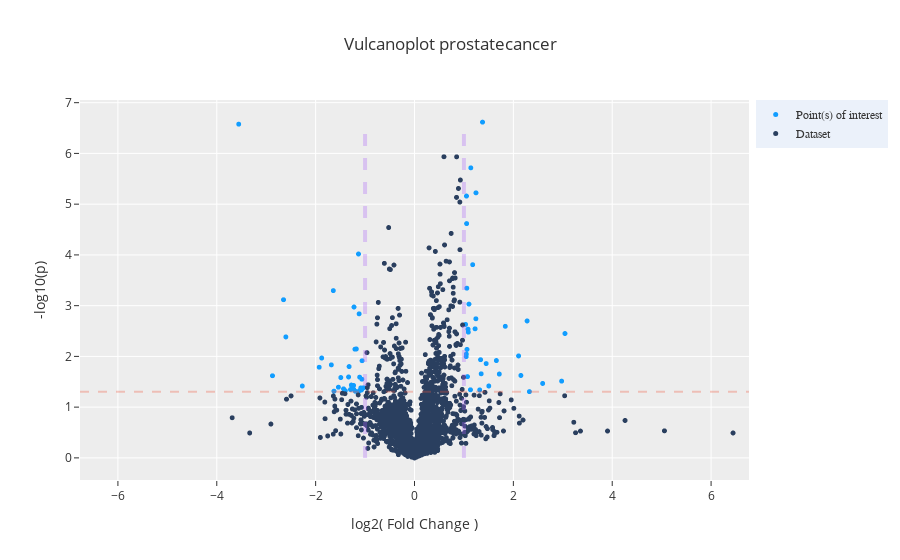

Here is the notebook cell this chart was saved with:
### Code cell
i = "pancreaticcancer"
dash_bio.VolcanoPlot(dataframe=d[i].reset_index(), **params)

### Figure 1 — Plotly figure (JSON) as saved in the notebook; plotly's stock layout.template omitted (floating-point values rounded to 4 significant figures; data arrays with more than 128 entries replaced by an {"elided": "..."} marker saying what was removed)
{"data": [{"marker": {"color": "#119DFF", "size": 5}, "mode": "markers", "name": "Point(s) of interest", "text": ["SNP: O14744", "SNP: O43852", "SNP: P00915", "SNP: P01236", "SNP: P02042", "SNP: P02792", "SNP: P02794", "SNP: P02795;P13640;P80297", "SNP: P05186", "SNP: P07477", "SNP: P07996", "SNP: P08397", "SNP: P08473", "SNP: P10768", "SNP: P15090", "SNP: P18065", "SNP: P22894", "SNP: P29279", "SNP: P35442", "SNP: P62805", "SNP: P62829", "SNP: P69891", "SNP: P69905", "SNP: Q01995", "SNP: Q06141", "SNP: Q08830", "SNP: Q14766", "SNP: Q5ZPR3", "SNP: Q8N6Q3", "SNP: Q8WW52", "SNP: Q9BYE9", "SNP: Q9H4A3", "SNP: Q9Y279", "SNP: A0A075B6I0", "SNP: A0A075B6J1", "SNP: A0A075B6J9", "SNP: A0A075B6R2", "SNP: A0A075B6R9;A0A0C4DH68", "SNP: A0A075B6S2", "SNP: A0A0B4J1U7", "SNP: A0A0B4J1Y9", "SNP: A0A0C4DH24", "SNP: A0A0C4DH43", "SNP: P01597;P04432", "SNP: P01602", "SNP: P01624", "SNP: P01704", "SNP: P01706", "SNP: P01718", "SNP: P01834", "SNP: P01871", "SNP: P02786", "SNP: P02787", "SNP: P04430", "SNP: P06331", "SNP: P06732", "SNP: P08758", "SNP: P0DOX3", "SNP: P0DOX5", "SNP: P14598", "SNP: P29373", "SNP: P41159", "SNP: Q09327", "SNP: Q15080", "SNP: Q6UXD5", "SNP: Q6UXH0"], "type": "scattergl", "x": [1.072, 1.049, 1.051, 1.837, 1.716, 2.106, 1.226, 1.349, 1.243, 2.153, 1.082, 1.177, 1.319, 1.046, 1.337, 1.054, 2.977, 1.242, 1.089, 1.132, 1.033, 3.044, 1.503, 1.376, 1.45, 1.102, 1.062, 1.058, 2.593, 1.656, 2.278, 2.324, 1.139, -1.878, -1.294, -1.54, -1.323, -1.233, -1.23, -1.072, -1.109, -2.603, -2.27, -1.333, -1.133, -1.278, -1.682, -1.928, -1.399, -1.491, -1.204, -1.642, -3.556, -1.435, -1.111, -1.032, -1.196, -2.649, -1.176, -1.087, -2.874, -1.224, -1.06, -1.629, -1.065, -1.12], "y": [1.601, 2.045, 5.16, 2.593, 1.652, 2.009, 2.544, 1.657, 5.223, 1.624, 2.537, 3.807, 1.339, 1.996, 1.935, 4.617, 1.513, 2.741, 2.478, 1.342, 2.63, 2.451, 1.416, 6.617, 1.858, 3.031, 2.138, 3.344, 1.467, 1.918, 2.699, 1.306, 5.716, 1.968, 1.347, 1.393, 1.799, 1.427, 1.35, 1.338, 1.591, 2.384, 1.416, 1.595, 4.018, 1.435, 1.833, 1.787, 1.323, 1.583, 2.142, 3.296, 6.577, 1.36, 1.326, 1.381, 1.312, 3.117, 2.146, 1.378, 1.619, 2.973, 1.915, 1.315, 1.55, 2.839]}, {"marker": {"color": "#2A3F5F", "size": 5}, "mode": "markers", "name": "Dataset", "text": {"elided": "2664 str values"}, "type": "scattergl", "x": {"elided": "2664 float values"}, "y": {"elided": "2664 float values"}}], "layout": {"autosize": false, "hovermode": "closest", "legend": {"bgcolor": "#ebf1fa", "font": {"family": "sans-serif"}, "x": 1.01, "yanchor": "top"}, "shapes": [{"line": {"color": "#AB63FA", "dash": "dash", "width": 4}, "name": "effect size min line", "type": "line", "x0": -1, "x1": -1, "xref": "x", "y0": 0.0002531, "y1": 6.617, "yref": "y"}, {"line": {"color": "#AB63FA", "dash": "dash", "width": 4}, "name": "effect size max line", "type": "line", "x0": 1, "x1": 1, "xref": "x", "y0": 0.0002531, "y1": 6.617, "yref": "y"}, {"line": {"color": "#EF553B", "dash": "dash", "width": 2}, "name": "genomewide_line", "type": "line", "x0": -6.767, "x1": 6.767, "xref": "x", "y0": 1.301, "y1": 1.301, "yref": "y"}], "title": {"text": "Vulcanoplot prostatecancer"}, "xaxis": {"range": [-6.767, 6.767], "title": {"text": "log2( Fold Change )"}, "zeroline": false}, "yaxis": {"title": {"text": "-log10(p)"}, "zeroline": false}}}
